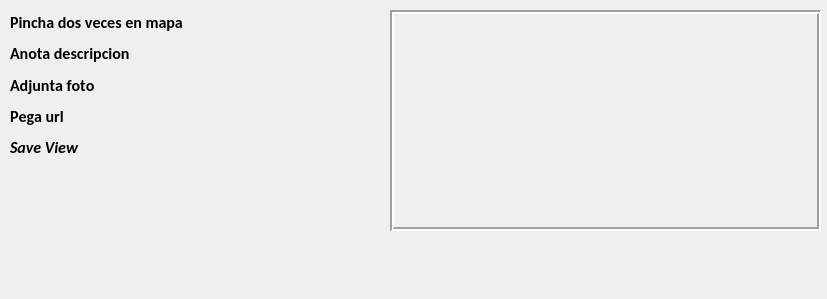
   <widget class="QWidget" name="page_4">
    <property name="geometry">
     <rect>
      <x>0</x>
      <y>0</y>
      <width>827</width>
      <height>299</height>
     </rect>
    </property>
    <attribute name="label">
     <string>Annotations</string>
    </attribute>
    <widget class="QLabel" name="label_4">
     <property name="geometry">
      <rect>
       <x>390</x>
       <y>10</y>
       <width>431</width>
       <height>221</height>
      </rect>
     </property>
     <property name="frameShape">
      <enum>QFrame::Box</enum>
     </property>
     <property name="frameShadow">
      <enum>QFrame::Sunken</enum>
     </property>
     <property name="lineWidth">
      <number>2</number>
     </property>
     <property name="text">
      <string/>
     </property>
     <property name="pixmap">
      <pixmap>../icons/sk4.png</pixmap>
     </property>
     <property name="scaledContents">
      <bool>true</bool>
     </property>
    </widget>
    <widget class="QWidget" name="layoutWidget">
     <property name="geometry">
      <rect>
       <x>10</x>
       <y>10</y>
       <width>221</width>
       <height>150</height>
      </rect>
     </property>
     <layout class="QGridLayout" name="gridLayout_5">
      <item row="0" column="0">
       <widget class="QLabel" name="label_83">
        <property name="font">
         <font>
          <family>Calibri</family>
          <pointsize>12</pointsize>
          <weight>75</weight>
          <italic>false</italic>
          <bold>true</bold>
          <kerning>false</kerning>
         </font>
        </property>
        <property name="styleSheet">
         <string notr="true">color: rgb(0, 0, 0);</string>
        </property>
        <property name="text">
         <string>Pincha dos veces en mapa</string>
        </property>
       </widget>
      </item>
      <item row="1" column="0">
       <widget class="QLabel" name="label_84">
        <property name="font">
         <font>
          <family>Calibri</family>
          <pointsize>12</pointsize>
          <weight>75</weight>
          <italic>false</italic>
          <bold>true</bold>
          <kerning>false</kerning>
         </font>
        </property>
        <property name="styleSheet">
         <string notr="true">color: rgb(0, 0, 0);</string>
        </property>
        <property name="text">
         <string>Anota descripcion</string>
        </property>
       </widget>
      </item>
      <item row="2" column="0">
       <widget class="QLabel" name="label_85">
        <property name="font">
         <font>
          <family>Calibri</family>
          <pointsize>12</pointsize>
          <weight>75</weight>
          <italic>false</italic>
          <bold>true</bold>
          <kerning>false</kerning>
         </font>
        </property>
        <property name="styleSheet">
         <string notr="true">color: rgb(0, 0, 0);</string>
        </property>
        <property name="text">
         <string>Adjunta foto</string>
        </property>
       </widget>
      </item>
      <item row="3" column="0">
       <widget class="QLabel" name="label_86">
        <property name="font">
         <font>
          <family>Calibri</family>
          <pointsize>12</pointsize>
          <weight>75</weight>
          <italic>false</italic>
          <bold>true</bold>
          <kerning>false</kerning>
         </font>
        </property>
        <property name="styleSheet">
         <string notr="true">color: rgb(0, 0, 0);</string>
        </property>
        <property name="text">
         <string>Pega url</string>
        </property>
       </widget>
      </item>
      <item row="4" column="0">
       <widget class="QLabel" name="label_89">
        <property name="font">
         <font>
          <family>Calibri</family>
          <pointsize>12</pointsize>
          <weight>75</weight>
          <italic>true</italic>
          <bold>true</bold>
          <kerning>false</kerning>
         </font>
        </property>
        <property name="styleSheet">
         <string notr="true">color: rgb(0, 0, 0);</string>
        </property>
        <property name="text">
         <string>Save View</string>
        </property>
       </widget>
      </item>
     </layout>
    </widget>
   </widget>
